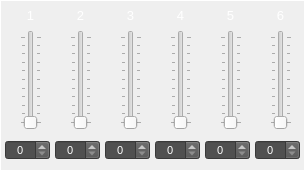
     <widget class="CustomFrame" name="frame_PAD_Haromonys1_6">
      <property name="geometry">
       <rect>
        <x>350</x>
        <y>190</y>
        <width>305</width>
        <height>171</height>
       </rect>
      </property>
      <property name="styleSheet">
       <string notr="true">color: rgb(255, 255, 255);</string>
      </property>
      <property name="frameShape">
       <enum>QFrame::Panel</enum>
      </property>
      <property name="frameShadow">
       <enum>QFrame::Plain</enum>
      </property>
      <property name="midLineWidth">
       <number>1</number>
      </property>
      <widget class="QLabel" name="label_406">
       <property name="geometry">
        <rect>
         <x>15</x>
         <y>5</y>
         <width>31</width>
         <height>21</height>
        </rect>
       </property>
       <property name="font">
        <font>
         <pointsize>10</pointsize>
        </font>
       </property>
       <property name="styleSheet">
        <string notr="true">color: rgb(255, 255, 255);</string>
       </property>
       <property name="text">
        <string>1</string>
       </property>
       <property name="alignment">
        <set>Qt::AlignCenter</set>
       </property>
      </widget>
      <widget class="QSpinBox" name="spinBox_PadHarmony_1">
       <property name="geometry">
        <rect>
         <x>5</x>
         <y>140</y>
         <width>45</width>
         <height>20</height>
        </rect>
       </property>
       <property name="font">
        <font>
         <pointsize>8</pointsize>
        </font>
       </property>
       <property name="focusPolicy">
        <enum>Qt::NoFocus</enum>
       </property>
       <property name="styleSheet">
        <string notr="true">background-color: rgb(80,80,80);
color: rgb(255, 255, 255);</string>
       </property>
       <property name="alignment">
        <set>Qt::AlignCenter</set>
       </property>
       <property name="readOnly">
        <bool>false</bool>
       </property>
       <property name="accelerated">
        <bool>true</bool>
       </property>
       <property name="maximum">
        <number>100</number>
       </property>
       <property name="value">
        <number>0</number>
       </property>
      </widget>
      <widget class="CustomVerticalSlider" name="verticalSlider_PadHarmony_1">
       <property name="geometry">
        <rect>
         <x>20</x>
         <y>30</y>
         <width>22</width>
         <height>100</height>
        </rect>
       </property>
       <property name="orientation">
        <enum>Qt::Vertical</enum>
       </property>
       <property name="tickPosition">
        <enum>QSlider::TicksBothSides</enum>
       </property>
       <property name="tickInterval">
        <number>10</number>
       </property>
      </widget>
      <widget class="QSpinBox" name="spinBox_PadHarmony_2">
       <property name="geometry">
        <rect>
         <x>55</x>
         <y>140</y>
         <width>45</width>
         <height>20</height>
        </rect>
       </property>
       <property name="font">
        <font>
         <pointsize>8</pointsize>
        </font>
       </property>
       <property name="focusPolicy">
        <enum>Qt::NoFocus</enum>
       </property>
       <property name="styleSheet">
        <string notr="true">background-color: rgb(80,80,80);
color: rgb(255, 255, 255);</string>
       </property>
       <property name="alignment">
        <set>Qt::AlignCenter</set>
       </property>
       <property name="readOnly">
        <bool>false</bool>
       </property>
       <property name="accelerated">
        <bool>true</bool>
       </property>
       <property name="maximum">
        <number>100</number>
       </property>
       <property name="value">
        <number>0</number>
       </property>
      </widget>
      <widget class="QSpinBox" name="spinBox_PadHarmony_3">
       <property name="geometry">
        <rect>
         <x>105</x>
         <y>140</y>
         <width>45</width>
         <height>20</height>
        </rect>
       </property>
       <property name="font">
        <font>
         <pointsize>8</pointsize>
        </font>
       </property>
       <property name="focusPolicy">
        <enum>Qt::NoFocus</enum>
       </property>
       <property name="styleSheet">
        <string notr="true">background-color: rgb(80,80,80);
color: rgb(255, 255, 255);</string>
       </property>
       <property name="alignment">
        <set>Qt::AlignCenter</set>
       </property>
       <property name="readOnly">
        <bool>false</bool>
       </property>
       <property name="accelerated">
        <bool>true</bool>
       </property>
       <property name="maximum">
        <number>100</number>
       </property>
       <property name="value">
        <number>0</number>
       </property>
      </widget>
      <widget class="QSpinBox" name="spinBox_PadHarmony_4">
       <property name="geometry">
        <rect>
         <x>155</x>
         <y>140</y>
         <width>45</width>
         <height>20</height>
        </rect>
       </property>
       <property name="font">
        <font>
         <pointsize>8</pointsize>
        </font>
       </property>
       <property name="focusPolicy">
        <enum>Qt::NoFocus</enum>
       </property>
       <property name="styleSheet">
        <string notr="true">background-color: rgb(80,80,80);
color: rgb(255, 255, 255);</string>
       </property>
       <property name="alignment">
        <set>Qt::AlignCenter</set>
       </property>
       <property name="readOnly">
        <bool>false</bool>
       </property>
       <property name="accelerated">
        <bool>true</bool>
       </property>
       <property name="maximum">
        <number>100</number>
       </property>
       <property name="value">
        <number>0</number>
       </property>
      </widget>
      <widget class="QSpinBox" name="spinBox_PadHarmony_5">
       <property name="geometry">
        <rect>
         <x>205</x>
         <y>140</y>
         <width>45</width>
         <height>20</height>
        </rect>
       </property>
       <property name="font">
        <font>
         <pointsize>8</pointsize>
        </font>
       </property>
       <property name="focusPolicy">
        <enum>Qt::NoFocus</enum>
       </property>
       <property name="styleSheet">
        <string notr="true">background-color: rgb(80,80,80);
color: rgb(255, 255, 255);</string>
       </property>
       <property name="alignment">
        <set>Qt::AlignCenter</set>
       </property>
       <property name="readOnly">
        <bool>false</bool>
       </property>
       <property name="accelerated">
        <bool>true</bool>
       </property>
       <property name="maximum">
        <number>100</number>
       </property>
       <property name="value">
        <number>0</number>
       </property>
      </widget>
      <widget class="QSpinBox" name="spinBox_PadHarmony_6">
       <property name="geometry">
        <rect>
         <x>255</x>
         <y>140</y>
         <width>45</width>
         <height>20</height>
        </rect>
       </property>
       <property name="font">
        <font>
         <pointsize>8</pointsize>
        </font>
       </property>
       <property name="focusPolicy">
        <enum>Qt::NoFocus</enum>
       </property>
       <property name="styleSheet">
        <string notr="true">background-color: rgb(80,80,80);
color: rgb(255, 255, 255);</string>
       </property>
       <property name="alignment">
        <set>Qt::AlignCenter</set>
       </property>
       <property name="readOnly">
        <bool>false</bool>
       </property>
       <property name="accelerated">
        <bool>true</bool>
       </property>
       <property name="maximum">
        <number>100</number>
       </property>
       <property name="value">
        <number>0</number>
       </property>
      </widget>
      <widget class="CustomVerticalSlider" name="verticalSlider_PadHarmony_2">
       <property name="geometry">
        <rect>
         <x>70</x>
         <y>30</y>
         <width>22</width>
         <height>100</height>
        </rect>
       </property>
       <property name="orientation">
        <enum>Qt::Vertical</enum>
       </property>
       <property name="tickPosition">
        <enum>QSlider::TicksBothSides</enum>
       </property>
       <property name="tickInterval">
        <number>10</number>
       </property>
      </widget>
      <widget class="CustomVerticalSlider" name="verticalSlider_PadHarmony_3">
       <property name="geometry">
        <rect>
         <x>120</x>
         <y>30</y>
         <width>22</width>
         <height>100</height>
        </rect>
       </property>
       <property name="orientation">
        <enum>Qt::Vertical</enum>
       </property>
       <property name="tickPosition">
        <enum>QSlider::TicksBothSides</enum>
       </property>
       <property name="tickInterval">
        <number>10</number>
       </property>
      </widget>
      <widget class="CustomVerticalSlider" name="verticalSlider_PadHarmony_4">
       <property name="geometry">
        <rect>
         <x>170</x>
         <y>30</y>
         <width>22</width>
         <height>100</height>
        </rect>
       </property>
       <property name="orientation">
        <enum>Qt::Vertical</enum>
       </property>
       <property name="tickPosition">
        <enum>QSlider::TicksBothSides</enum>
       </property>
       <property name="tickInterval">
        <number>10</number>
       </property>
      </widget>
      <widget class="CustomVerticalSlider" name="verticalSlider_PadHarmony_5">
       <property name="geometry">
        <rect>
         <x>220</x>
         <y>30</y>
         <width>22</width>
         <height>100</height>
        </rect>
       </property>
       <property name="orientation">
        <enum>Qt::Vertical</enum>
       </property>
       <property name="tickPosition">
        <enum>QSlider::TicksBothSides</enum>
       </property>
       <property name="tickInterval">
        <number>10</number>
       </property>
      </widget>
      <widget class="CustomVerticalSlider" name="verticalSlider_PadHarmony_6">
       <property name="geometry">
        <rect>
         <x>270</x>
         <y>30</y>
         <width>22</width>
         <height>100</height>
        </rect>
       </property>
       <property name="orientation">
        <enum>Qt::Vertical</enum>
       </property>
       <property name="tickPosition">
        <enum>QSlider::TicksBothSides</enum>
       </property>
       <property name="tickInterval">
        <number>10</number>
       </property>
      </widget>
      <widget class="QLabel" name="label_407">
       <property name="geometry">
        <rect>
         <x>65</x>
         <y>5</y>
         <width>31</width>
         <height>21</height>
        </rect>
       </property>
       <property name="font">
        <font>
         <pointsize>10</pointsize>
        </font>
       </property>
       <property name="styleSheet">
        <string notr="true">color: rgb(255, 255, 255);</string>
       </property>
       <property name="text">
        <string>2</string>
       </property>
       <property name="alignment">
        <set>Qt::AlignCenter</set>
       </property>
      </widget>
      <widget class="QLabel" name="label_408">
       <property name="geometry">
        <rect>
         <x>115</x>
         <y>5</y>
         <width>31</width>
         <height>21</height>
        </rect>
       </property>
       <property name="font">
        <font>
         <pointsize>10</pointsize>
        </font>
       </property>
       <property name="styleSheet">
        <string notr="true">color: rgb(255, 255, 255);</string>
       </property>
       <property name="text">
        <string>3</string>
       </property>
       <property name="alignment">
        <set>Qt::AlignCenter</set>
       </property>
      </widget>
      <widget class="QLabel" name="label_409">
       <property name="geometry">
        <rect>
         <x>165</x>
         <y>5</y>
         <width>31</width>
         <height>21</height>
        </rect>
       </property>
       <property name="font">
        <font>
         <pointsize>10</pointsize>
        </font>
       </property>
       <property name="styleSheet">
        <string notr="true">color: rgb(255, 255, 255);</string>
       </property>
       <property name="text">
        <string>4</string>
       </property>
       <property name="alignment">
        <set>Qt::AlignCenter</set>
       </property>
      </widget>
      <widget class="QLabel" name="label_410">
       <property name="geometry">
        <rect>
         <x>215</x>
         <y>5</y>
         <width>31</width>
         <height>21</height>
        </rect>
       </property>
       <property name="font">
        <font>
         <pointsize>10</pointsize>
        </font>
       </property>
       <property name="styleSheet">
        <string notr="true">color: rgb(255, 255, 255);</string>
       </property>
       <property name="text">
        <string>5</string>
       </property>
       <property name="alignment">
        <set>Qt::AlignCenter</set>
       </property>
      </widget>
      <widget class="QLabel" name="label_411">
       <property name="geometry">
        <rect>
         <x>265</x>
         <y>5</y>
         <width>31</width>
         <height>21</height>
        </rect>
       </property>
       <property name="font">
        <font>
         <pointsize>10</pointsize>
        </font>
       </property>
       <property name="styleSheet">
        <string notr="true">color: rgb(255, 255, 255);</string>
       </property>
       <property name="text">
        <string>6</string>
       </property>
       <property name="alignment">
        <set>Qt::AlignCenter</set>
       </property>
      </widget>
     </widget>
